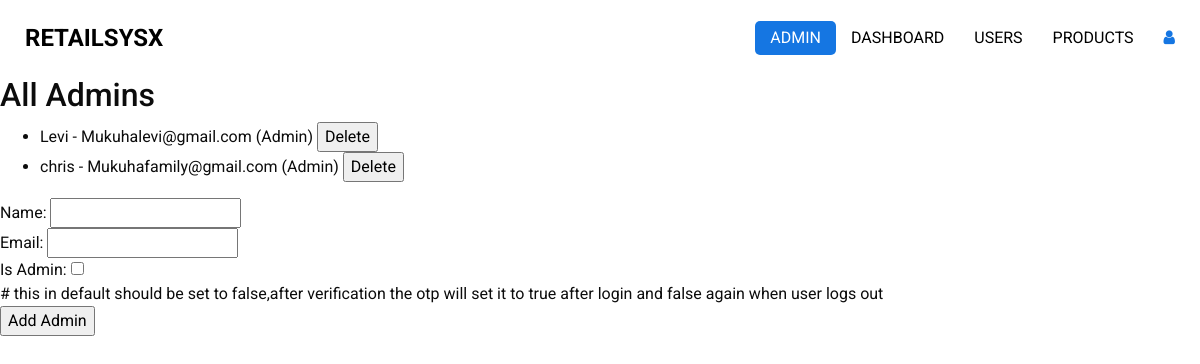
The app's page /admin/add, older data.
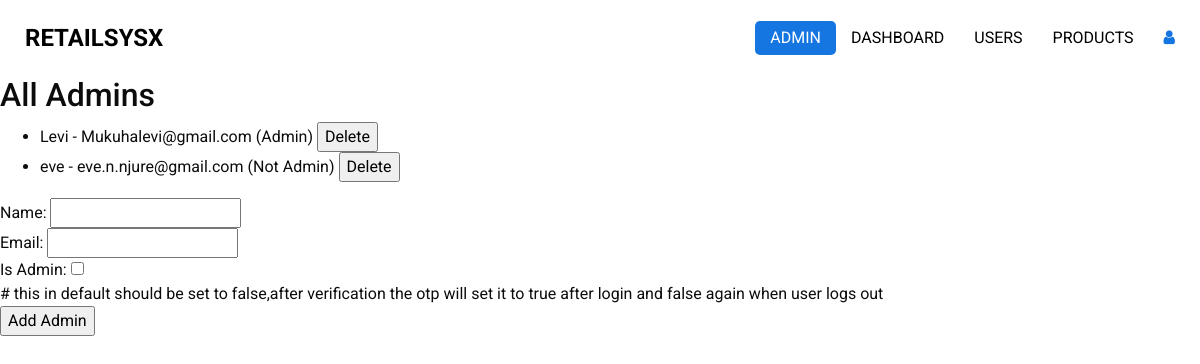
The same page, newer data.
### app.py (models this page shows)
class Admin(db.Model):
    id = db.Column(db.Integer, primary_key=True)
    name = db.Column(db.Integer)
    email_id = db.Column(db.Integer, db.ForeignKey('email.id'), nullable=False)
    is_admin = db.Column(db.Boolean, default=False)
    email = db.relationship('Email', backref='admin')

class Email(db.Model):
    id = db.Column(db.Integer, primary_key=True)
    email = db.Column(db.String(120), unique=True, nullable=False)

### app.py (the view)
@app.route('/admin/add', methods=['GET'])
def add_admin_page():
    admins = Admin.query.all()
    return render_template('admin/templates/add_admin.html', admins=admins)

### templates/admin/templates/add_admin.html (shortened to what this page needs)
<!DOCTYPE html>
<html>
<head>
  <link rel="stylesheet" type="text/css" href="../static/css/bootstrap.css" />
  <link href="../static/css/font-awesome.min.css" rel="stylesheet" />
  <link href="../static/css/style.css" rel="stylesheet" />
  <link href="../static/css/responsive.css" rel="stylesheet" />
</head>
<body>
  <div class="hero_area">
    <header class="header_section">
      <div class="container-fluid">
        <nav class="navbar navbar-expand-lg custom_nav-container ">
          <a class="navbar-brand" href="href="{{ url_for('main') }}"">
            <span>
              RetailSysX
            </span>
          </a>
            <div class="collapse navbar-collapse" id="navbarSupportedContent">
            <ul class="navbar-nav  ">
              <li class="nav-item active">
                <a class="nav-link" href="">Admin </a>
              </li>
              <li class="nav-item">
                <a class="nav-link" href="{{ url_for('admin_page') }}">Dashboard</a>
              </li>
              <li class="nav-item">
                <a class="nav-link" href="{{ url_for('delete_user_page') }}">Users</a>
              </li>
              <li class="nav-item">
                <a class="nav-link" href="{{ url_for('manage_products') }}">Products</a>
              </li>
            </ul>
            <div class="user_optio_box">
              <a href="{{ url_for('index') }}" onclick="return confirmLogout()">
                <i class="fa fa-user" aria-hidden="true" title="Logout as user"></i>
              </a>
            </div>
          </div>
        </nav>
      </div>
    </header>
<body>
<h2>All Admins</h2>
<ul>
    {% for admin in admins %}
        <li>
            {{ admin.name }} - {{ admin.email.email }} ({{ 'Admin' if admin.is_admin else 'Not Admin' }})
            <form method="POST" action="{{ url_for('delete_admin', id=admin.id) }}" style="display:inline;">
                <input type="submit" value="Delete">
            </form>
        </li>
    {% endfor %}
</ul>
    <form method="POST" action="{{ url_for('add_admin') }}">
        <label for="name">Name:</label>
        <input type="text" name="name" required><br>
        <label for="email">Email:</label>
        <input type="email" name="email" required><br>
        <label for="is_admin">Is Admin:</label>
        <input type="checkbox" name="is_admin"><br> # this in default should be set to false,after verification the otp will set it to true after login and false again when user logs out
<br>
        <input type="submit" value="Add Admin">
    </form>
</body>
</html>

Row changes from the older to the newer data that the page shows:
changed Admin: name "chris" → "eve"; email.email "Mukuhafamily@gmail.com" → "eve.n.njure@gmail.com"; is_admin "Admin" → "Not Admin"
